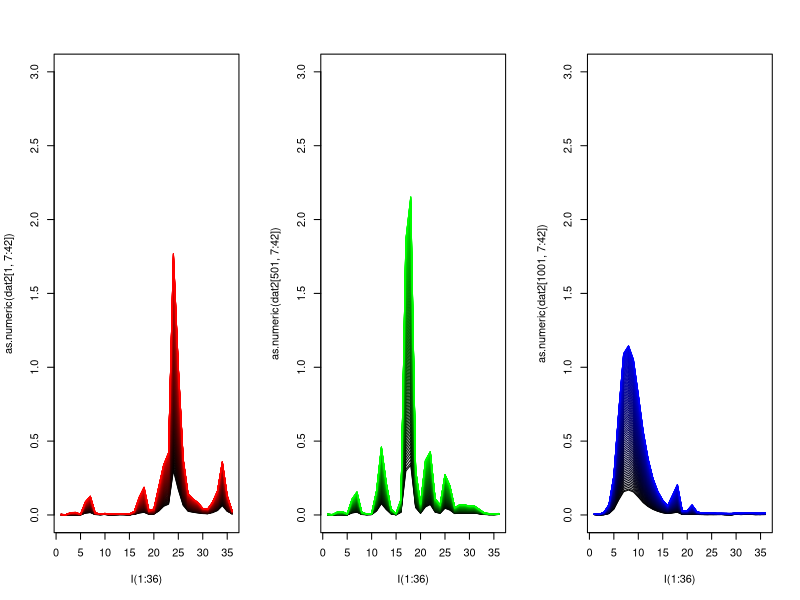
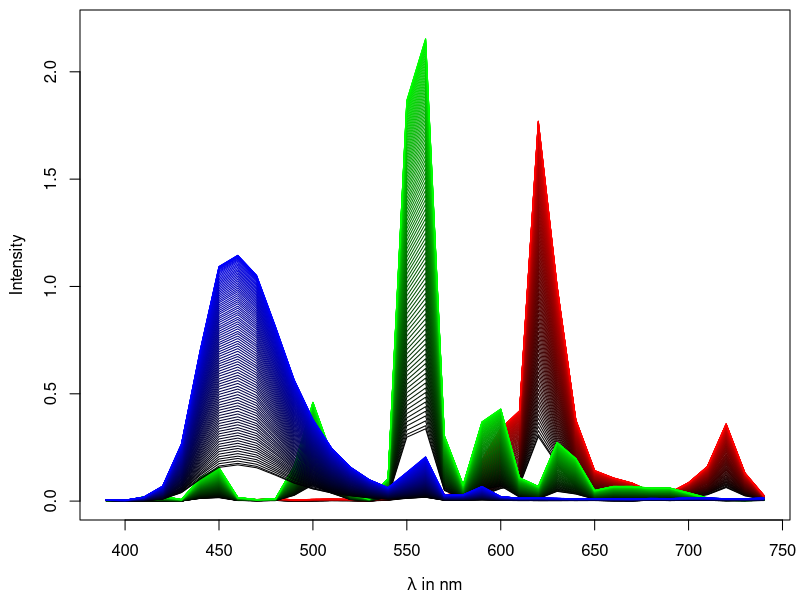

Here is the R script that generated these plots, in order: (Note: this script raises an error after producing the figures.)
#!/usr/bin/env Rscript
# -*- encoding: utf-8 -*-
# ./plot_spectra_tubes.R
#
# (c) 2010 Konstantin Sering, Nora Umbach, Dominik Wabersich
# <colorlab[at]psycho.uni-tuebingen.de>
#
# GPL 3.0+ or (cc) by-sa (http://creativecommons.org/licenses/by-sa/3.0/)
#
# this script should be looked at together with plot_spectra_monitor.R
#
# content: (1) spectra for tubes
#          (2) luminance curves
#
# input: calibration_tubes_raw20120206_1653.txt --> auskommentiert
#        calibration_tubes_raw_20120208_1833.txt
# output: tubes_spectrum.pdf
#         luminance_curves.pdf
#         luminance_curves_zoom.pdf
#
# last mod 2012-02-16, NU

setwd("Z:/AG_Heller/calibdata/measurements/")

## first measurements, not very good
# datL <- readLines("calibration_tubes_raw20120206_1653.txt")
# 
# raw <- as.numeric(unlist(strsplit(unlist(strsplit(datL, ";")), ",")))
# 
# dat2 <- NULL
# for (i in seq(1, length(raw), 42)){
#     dat2 <- rbind(dat2, raw[i:(i+41)])
#     }
# dat2 <- as.data.frame(dat2)

dat1 <- read.table("calibration_tubes_raw_20120208_1833.txt", sep=",", skip=1)

names(dat1) <- c("vR","vG","vB","x","y","Y",paste("l", 1:36, sep=""))

# five measurements per step
dat2 <- aggregate(as.matrix(dat1[,4:ncol(dat1)]) ~ vR + vG + vB, dat1, mean)

dat2 <- dat2[order(dat2$vR, dat2$vG, dat2$vB),]
names(dat2) <- c("vR","vG","vB","x","y","Y",paste("l", 1:36, sep=""))

###### (1) spectra for tubes ######

## three separat plots
par(mfrow=c(1,3))
# red
startp <- 0
endp <- 100
lcolor <- colorRampPalette(c("black","red"))(endp)
plot(as.numeric(dat2[1,7:42]) ~ I(1:36), type="l", col=lcolor[startp],
    ylim=c(0,3))
for (i in startp:endp){
    points(as.numeric(dat2[i,7:42]) ~ I(1:36), type="l", col=lcolor[i])
}

# green
startp <- 101
endp <- 200
lcolor <- colorRampPalette(c("black","green"))(100)
plot(as.numeric(dat2[501,7:42]) ~ I(1:36), type="l", col=lcolor[1],
    ylim=c(0,3))
for (i in startp:endp){
    points(as.numeric(dat2[i,7:42]) ~ I(1:36), type="l", col=lcolor[i-100])
}

# blue
startp <- 201
endp <- 300
lcolor <- colorRampPalette(c("black","blue"))(100)
plot(as.numeric(dat2[1001,7:42]) ~ I(1:36), type="l", col=lcolor[1],
    ylim=c(0,3))
for (i in startp:endp){
    points(as.numeric(dat2[i,7:42]) ~ I(1:36), type="l", col=lcolor[i-200])
}

## together in one plot
pdf("../figures/tubes_spectrum_20120208.pdf", width=5, height=5)
#svg("tubes_spectrum.svg", width=5, height=5)
#png("tubes_spectrum.png", width=450, height=450)
par(mai=c(.8,.8,.1,.1), mgp=c(2.7,1,0))

# red
startp <- 0
endp <- 100
lcolor <- colorRampPalette(c("black","red"))(endp)
plot(as.numeric(dat2[1,7:42]) ~ I(seq(390, 740, 10)), type="l",
    col=lcolor[startp], ylim=c(0,2.2), xlab=expression(paste(lambda, " in nm")), ylab="Intensity")
for (i in startp:endp){
    lines(as.numeric(dat2[i,7:42]) ~ I(seq(390, 740, 10)), col=lcolor[i])
}

# green
startp <- 101
endp <- 200
lcolor <- colorRampPalette(c("black","green"))(100)
lines(as.numeric(dat2[501,7:42]) ~ I(seq(390, 740, 10)), col=lcolor[1])
for (i in startp:endp){
    lines(as.numeric(dat2[i,7:42]) ~ I(seq(390, 740, 10)), col=lcolor[i-100])
}

# blue
startp <- 201
endp <- 300
lcolor <- colorRampPalette(c("black","blue"))(100)
lines(as.numeric(dat2[1001,7:42]) ~ I(seq(390, 740, 10)), col=lcolor[1]) 
for (i in startp:endp){
    lines(as.numeric(dat2[i,7:42]) ~ I(seq(390, 740, 10)), col=lcolor[i-200])
}

dev.off()


###### (2) luminance curves ######

## fitted with nls()

# fit curves with non-linear model (Pinheiro and Bates)
nlsR <- nls(Y ~ p1 + (p2 - p1)*exp(-exp(p3)*vR), data=dat2[1:100,],
        start=c(p1=50, p2=-10, p3=-7))
nlsG <- nls(Y ~ p1 + (p2 - p1)*exp(-exp(p3)*vG), data=dat2[101:200,],
        start=c(p1=50, p2=-10, p3=-7))
nlsB <- nls(Y ~ p1 + (p2 - p1)*exp(-exp(p3)*vB), data=dat2[201:300,],
        start=c(p1=50, p2=-15, p3=-10))

# fit polynomial regression
lmR <- lm(Y ~ vR + I(vR^3), dat2[1:100,])
lmG <- lm(Y ~ vG + I(vG^3), dat2[101:200,])
lmB <- lm(Y ~ vB + I(vB^3), dat2[201:300,])

preR <- predict(lmR)
preG <- predict(lmG)
preB <- predict(lmB)

# predicted values
preR <- predict(nlsR)
preG <- predict(nlsG)
preB <- predict(nlsB)


## all three tubes together
dat3 <- read.table("calibration_tubes_raw_20120210_1050.txt", sep=",", skip=1)
names(dat3) <- c("vR","vG","vB","x","y","Y",paste("l", 1:36, sep=""))

# five measurements per step
dat3 <- aggregate(as.matrix(dat3[,4:ncol(dat3)]) ~ vR + vG + vB, dat3, mean)

dat3 <- dat3[order(dat3$vR, dat3$vG, dat3$vB),]
names(dat3) <- c("vR","vG","vB","x","y","Y",paste("l", 1:36, sep=""))

# are 3 channels additive?
Yadd <- dat2[1:100,6] + dat2[101:200,6] + dat2[201:300,6]
w <- c(1592, 2316, 2234)

guessVoltages <- function(Y) {
    Yred <- 6.173447/(6.173447+22.92364+4.036948)*Y
    Ygreen <- 22.92364/(6.173447+22.92364+4.036948)*Y
    Yblue <- 4.036948/(6.173447+22.92364+4.036948)*Y

    inv <- function(y, p) {-log((y - p[1])/(p[2]-p[1]))/exp(p[3])}

    pR <- summary(nlsR)$par[,1]
    pG <- summary(nlsG)$par[,1]
    pB <- summary(nlsB)$par[,1]
    
    volR <- inv(Yred,   pR)
    volG <- inv(Ygreen, pG)
    volB <- inv(Yblue,  pB)
    
    voltages <- data.frame(Y=Y, volR=volR, volG=volG, volB=volB)
    voltages
}

Yratio <- dat2[1:100,6] + dat2[101:200,6] + dat2[201:300,6]

predict(nlsR, data.frame(vR=1592))
# [1] 6.173447
predict(nlsG, data.frame(vG=2316))
# [1] 22.92364
predict(nlsB, data.frame(vB=2234))
# [1] 4.036948

inv <- function(y, p) {-log((y - p[1])/(p[2]-p[1]))/exp(p[3])}

pR <- summary(nlsR)$par[,1]
pG <- summary(nlsG)$par[,1]
pB <- summary(nlsB)$par[,1]

inv(, pR)

## plot
pdf("../figures/luminance_curves_20120210.pdf", width=4, height=4)

par(mai=c(.8,.8,.1,.1), mgp=c(2.6,1,0))
plot(Y ~ vR, dat2[1:100,], ylim=c(0, 70), pch=16, col="red",
    xlab="voltage", ylab="luminance", type="l", lwd=2)
lines(Y ~ vG, dat2[101:200,], col="green", pch=16, lwd=2)
lines(Y ~ vB, dat2[201:300,], col="blue", pch=16, lwd=2)

lines(preR ~ vR, dat2[1:100,], lty=2, col="grey")
lines(preG ~ vR, dat2[1:100,], lty=2, col="grey")
lines(preB ~ vR, dat2[1:100,], lty=2, col="grey")

lines(Y ~ vB, dat3, pch=16, lwd=2)
lines(Yadd ~ vR, dat3, pch=16, col="grey", lwd=2)

legend(1000, 70, c("measured","sum"), col=c("black","grey"), lty=1, lwd=2,
    bty="n")

dev.off()

# zoomed in
pdf("../figures/luminance_curves_zoom_20120210.pdf", width=4, height=4)

par(mai=c(.8,.8,.1,.1), mgp=c(2.6,1,0))
plot(Y ~ vR, dat2[1:40,], ylim=c(0, 35), pch=16, col="red",
    xlab="voltage", ylab="luminance", type="l", lwd=2)
lines(Y ~ vG, dat2[101:140,], col="green", pch=16, lwd=2)
lines(Y ~ vB, dat2[201:240,], col="blue", pch=16, lwd=2)

lines(preR[1:40] ~ vR, dat2[1:40,], lty=2)
lines(preG[1:40] ~ vR, dat2[1:40,], lty=2)
lines(preB[1:40] ~ vR, dat2[1:40,], lty=2)

lines(Y[1:40] ~ vB[1:40], dat3, pch=16, lwd=2)
lines(Yadd[1:40] ~ vR[1:40], dat3, pch=16, col="grey", lwd=2)

legend(1000, 35, c("measured","sum"), col=c("black","grey"), lty=1, lwd=2,
    bty="n")

dev.off()

